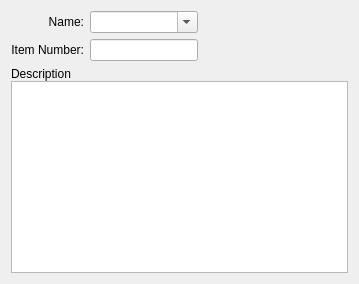
       <widget class="QWidget" name="_manufTab">
        <attribute name="title">
         <string>Manufacturer</string>
        </attribute>
        <layout class="QGridLayout">
         <item row="0" column="0">
          <layout class="QHBoxLayout">
           <item>
            <layout class="QGridLayout">
             <item row="0" column="0">
              <widget class="QLabel" name="_manufNameLit">
               <property name="text">
                <string>Name:</string>
               </property>
               <property name="alignment">
                <set>Qt::AlignRight|Qt::AlignTrailing|Qt::AlignVCenter</set>
               </property>
              </widget>
             </item>
             <item row="1" column="0">
              <widget class="QLabel" name="_manufNumberLit">
               <property name="text">
                <string>Item Number:</string>
               </property>
               <property name="alignment">
                <set>Qt::AlignRight|Qt::AlignTrailing|Qt::AlignVCenter</set>
               </property>
              </widget>
             </item>
             <item row="1" column="1">
              <widget class="XLineEdit" name="_manufItemNumber">
               <property name="sizePolicy">
                <sizepolicy hsizetype="Expanding" vsizetype="Fixed">
                 <horstretch>0</horstretch>
                 <verstretch>0</verstretch>
                </sizepolicy>
               </property>
              </widget>
             </item>
             <item row="0" column="1">
              <widget class="XComboBox" name="_manufName">
               <property name="editable">
                <bool>true</bool>
               </property>
              </widget>
             </item>
            </layout>
           </item>
           <item>
            <spacer>
             <property name="sizePolicy">
              <sizepolicy hsizetype="Preferred" vsizetype="Minimum">
               <horstretch>0</horstretch>
               <verstretch>0</verstretch>
              </sizepolicy>
             </property>
             <property name="orientation">
              <enum>Qt::Horizontal</enum>
             </property>
             <property name="sizeType">
              <enum>QSizePolicy::Preferred</enum>
             </property>
             <property name="sizeHint" stdset="0">
              <size>
               <width>150</width>
               <height>20</height>
              </size>
             </property>
            </spacer>
           </item>
          </layout>
         </item>
         <item row="1" column="0">
          <layout class="QVBoxLayout">
           <property name="spacing">
            <number>0</number>
           </property>
           <item>
            <widget class="QLabel" name="label">
             <property name="text">
              <string>Description</string>
             </property>
            </widget>
           </item>
           <item>
            <widget class="XTextEdit" name="_manufItemDescrip">
             <property name="tabChangesFocus">
              <bool>true</bool>
             </property>
            </widget>
           </item>
          </layout>
         </item>
        </layout>
       </widget>
